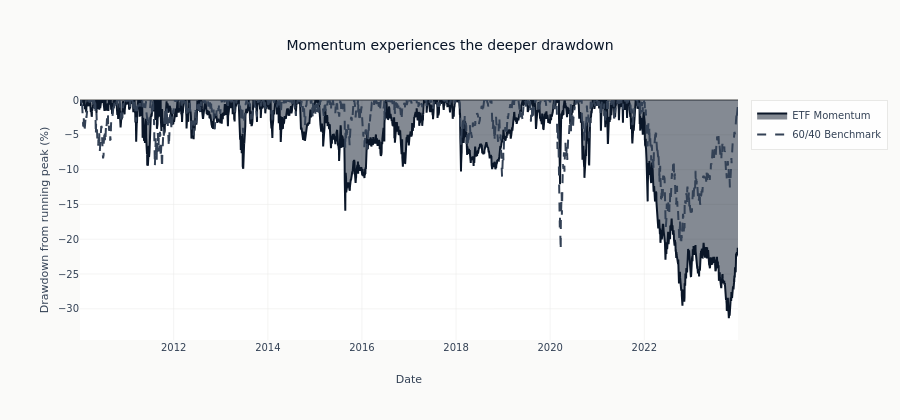

Source (notebook cell):
### Code cell
strategy_dd = compute_drawdown(portfolio_value, INITIAL_CASH)
benchmark_dd = compute_drawdown(benchmark_value, INITIAL_CASH)
deeper = (
    "Momentum experiences the deeper drawdown"
    if strategy_dd.min() < benchmark_dd.min()
    else "60/40 experiences the deeper drawdown"
)

fig = go.Figure()
fig.add_trace(
    go.Scatter(
        x=dates,
        y=strategy_dd * 100,
        name="ETF Momentum",
        fill="tozeroy",
        line=dict(color=COLORS["blue"]),
    )
)
fig.add_trace(
    go.Scatter(
        x=dates,
        y=benchmark_dd * 100,
        name="60/40 Benchmark",
        line=dict(color=COLORS["neutral"], dash="dash"),
    )
)
fig.update_layout(
    title=deeper,
    xaxis_title="Date",
    yaxis_title="Drawdown from running peak (%)",
    height=420,
)
fig.update_yaxes(range=[min(strategy_dd.min(), benchmark_dd.min()) * 110, 0])
fig.show()

### Figure 1 — Plotly figure (JSON) as saved in the notebook; plotly's stock layout.template omitted (floating-point values rounded to 4 significant figures; data arrays with more than 128 entries replaced by an {"elided": "..."} marker saying what was removed)
{"data": [{"fill": "tozeroy", "line": {"color": "#0a1628"}, "name": "ETF Momentum", "type": "scatter", "x": {"elided": "3522 str values"}, "y": {"elided": "3522 float values"}}, {"line": {"color": "#334155", "dash": "dash"}, "name": "60/40 Benchmark", "type": "scatter", "x": {"elided": "3522 str values"}, "y": {"elided": "3522 float values"}}], "layout": {"height": 420, "title": {"text": "Momentum experiences the deeper drawdown"}, "xaxis": {"title": {"text": "Date"}}, "yaxis": {"range": [-34.48, 0], "title": {"text": "Drawdown from running peak (%)"}}}}
